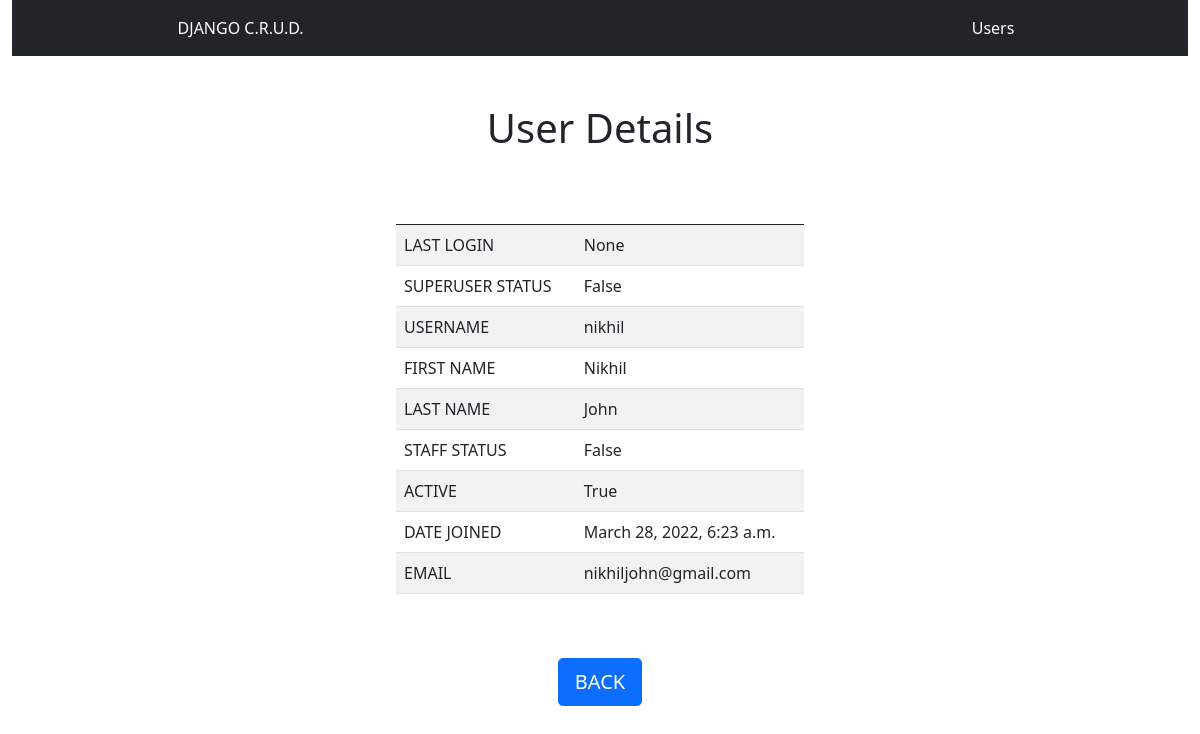
/users/2/detail/, run on the app's committed database.
### users/models.py (models this page shows)
class User(AbstractUser):
    email = models.EmailField(max_length=100)
    def get_fields(self):
        return [(field.verbose_name, field.value_from_object(self))
                for field in self.__class__._meta.fields[2:]
                ]

### users/views.py (the view)
# urls.py: path('users/<int:pk>/detail/', UserDetailView.as_view(), name='user_detail'),
class UserDetailView(UserBaseView, DetailView):
    """View to list the details from one User.
    Use the 'User' variable in the template to access
    the specific User here and in the Views below"""

### users/templates/users/user_detail.html
{% extends 'base.html' %}
{% block content %}
<div class="container mt-5" style="width: 70%;">
    <div class="col">
        <h1 class="text-center">User Details</h1>
        <div class="d-flex justify-content-center">
            <table class="table table-striped mt-5" style="width: 50%">
                <thead>
                    <tr>
                        <th scope="col"></th>
                        <th scope="col"></th>
                    </tr>
                </thead>
                <tbody>
                    {% for label, value in user.get_fields  %}
                        <tr>
                            <td>{{label | upper}}</td>
                            <td>{{value}}</td>
                        </tr>
                    {% endfor %}
                </tbody>
            </table>
        </div>
        <div class="d-flex justify-content-center">
            <a href="{% url 'users:all' %}" class="d-block btn btn-primary btn-lg my-5">BACK</a>
        </div>
    </div>
</div>
{% endblock  %}

### data on the page
User: get_fields "nikhil" "Nikhil" "John" "March 28, 2022, 6:23 a.m." "nikhiljohn@gmail.com"

### other printed values
{{ label | upper }} "LAST LOGIN" "SUPERUSER STATUS" "USERNAME" "FIRST NAME" "LAST NAME" "STAFF STATUS" "ACTIVE" "DATE JOINED" "EMAIL"
{{ value }} "None" "False" "False" "True"
